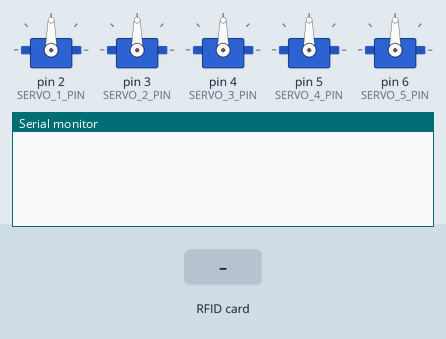
Bench run of a sketch on a simulated Arduino Uno, built with avr-gcc and run on an emulated ATmega328P. On the bench: 5 × servo, the last lines printed to the serial monitor. The inputs (shaded band) are chosen by the test bench.

Above: at 1.2 s.
1.3 s: RFID card 74 22 1B 5B held to the reader
At 2.2 s:
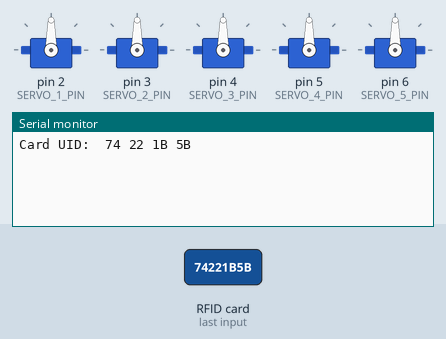
2.8 s: RFID card 5E 7A 19 C4 held to the reader
At 3.6 s:
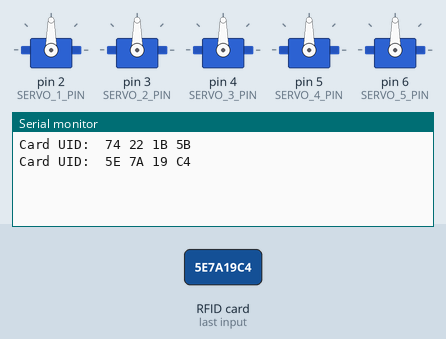

The sketch:

RFID_5ServoV2.ino
```cpp
#include <Servo.h>
#include <SPI.h>
#include <MFRC522.h>
#include <Wire.h>
#include <ThreeWire.h>
#include <RtcDS1302.h>

#define RST_PIN         9           // Reset pin for RFID
#define SS_PIN          10          // Slave Select pin for RFID

#define SERVO_1_PIN     2           // Pin for Servo 1
#define SERVO_2_PIN     3           // Pin for Servo 2
#define SERVO_3_PIN     4           // Pin for Servo 3
#define SERVO_4_PIN     5           // Pin for Servo 4
#define SERVO_5_PIN     6           // Pin for Servo 5

Servo servo1, servo2, servo3, servo4, servo5;
MFRC522 mfrc522(SS_PIN, RST_PIN);  // Create MFRC522 instance

ThreeWire myWire(4,10,2); // IO, SCLK, CE
RtcDS1302<ThreeWire> rtc(myWire);

bool rfidLoop = true;
bool rtcLoop = false;

void setup() {
  Serial.begin(9600);
  SPI.begin();            // Init SPI bus
  mfrc522.PCD_Init();     // Init MFRC522

  servo1.attach(SERVO_1_PIN);
  servo2.attach(SERVO_2_PIN);
  servo3.attach(SERVO_3_PIN);
  servo4.attach(SERVO_4_PIN);
  servo5.attach(SERVO_5_PIN);

  rtc.Begin();

  if (!rtc.IsDateTimeValid()) {
    rtc.SetDateTime(RtcDateTime(__DATE__, __TIME__));
  }
}

void loop() {
  if (rfidLoop) {
    rfidLoopFunction();
  }
  else if (rtcLoop) {
    rtcLoopFunction();
  }
}

void rfidLoopFunction() {
  // Look for new RFID cards
  if (mfrc522.PICC_IsNewCardPresent() && mfrc522.PICC_ReadCardSerial()) {
    // Read UID of the card
    String uid = "";
    for (byte i = 0; i < mfrc522.uid.size; i++) {
      uid += String(mfrc522.uid.uidByte[i] < 0x10 ? " 0" : " ");
      uid += String(mfrc522.uid.uidByte[i], HEX);
    }
    uid.toUpperCase();

    // Print UID to serial monitor
    Serial.print("Card UID: ");
    Serial.println(uid);

    // Check UID
    if (uid == "74 22 1B 5B") {
      // Open all servos to 180 degrees
      servo1.write(180);
      servo2.write(180);
      servo3.write(180);
      servo4.write(180);
      servo5.write(180);

      delay(1000); // Delay to allow servo movement
    }
  }
}

void rtcLoopFunction() {
  RtcDateTime now = rtc.GetDateTime();
  int hour = now.Hour();
  int minute = now.Minute();

  // Check for specific times to open servos
  if (hour == 12 && minute == 0) {
    // Open servo 1
    servo1.write(90);
  }
  else if (hour == 13 && minute == 0) {
    // Open servo 2
    servo2.write(90);
  }
  // Add more conditions as needed for other times and servos

  // Delay to prevent checking every second
  delay(60000); // Check every minute
}
```

Measured:
- after the input at 1.3 s, the serial monitor: prints a new line at once (image 1)
- after the input at 2.8 s, the serial monitor: prints a new line at once (image 2)
